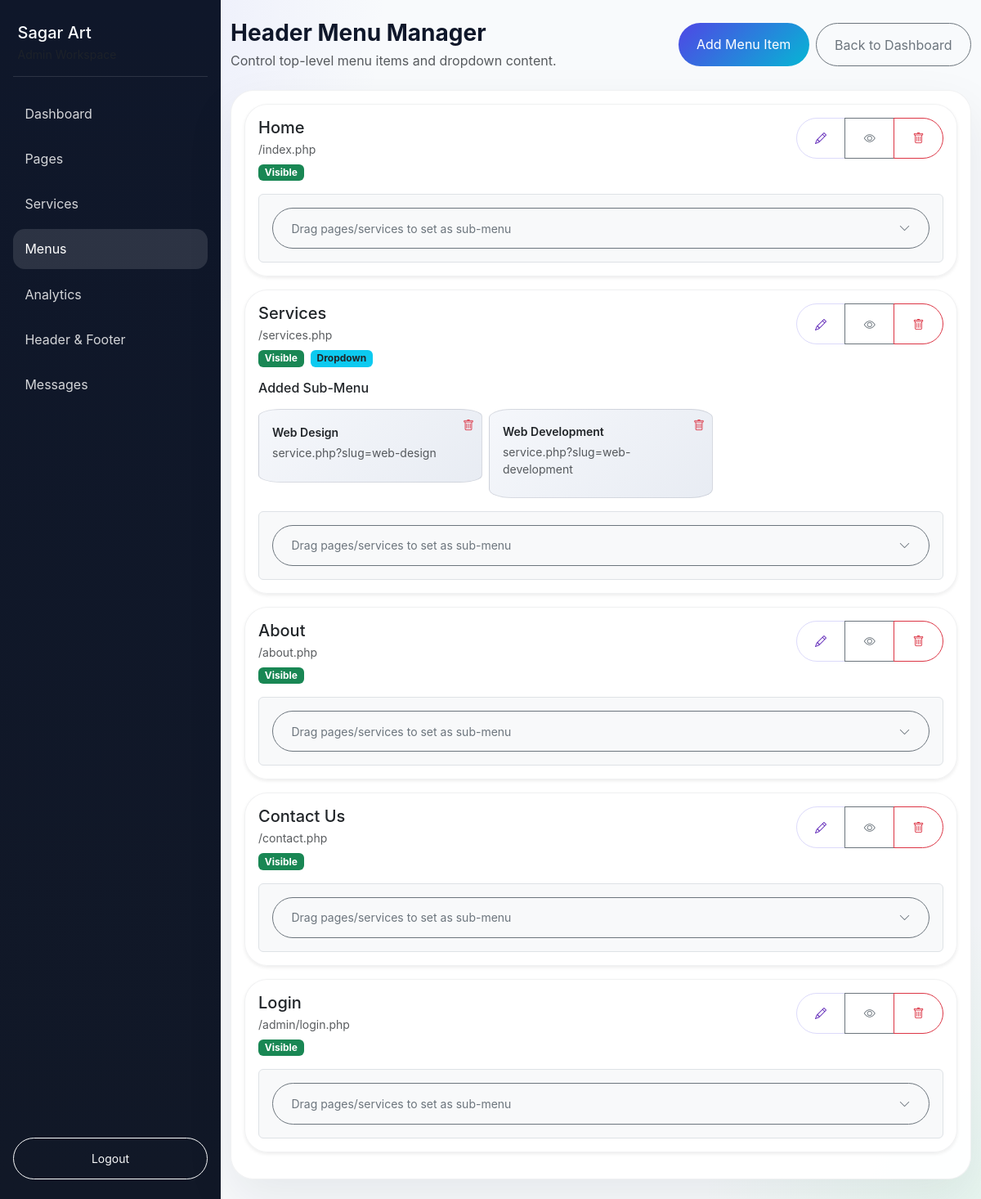
Screenshot of /admin/menu_form.php (signed in) with the database file from the repository.
### tables this page shows
CREATE TABLE `menu_items` (
  `id` int(11) NOT NULL,
  `label` varchar(255) NOT NULL,
  `link` varchar(255) NOT NULL,
  `menu_order` int(11) NOT NULL DEFAULT 0,
  `is_active` tinyint(1) NOT NULL DEFAULT 1,
  `has_dropdown` tinyint(1) NOT NULL DEFAULT 0
);

CREATE TABLE `menu_children` (
  `id` int(11) NOT NULL,
  `parent_id` int(11) NOT NULL,
  `label` varchar(255) NOT NULL,
  `link` varchar(255) NOT NULL,
  `menu_order` int(11) NOT NULL DEFAULT 0,
  `is_active` tinyint(1) NOT NULL DEFAULT 1
);

### admin/menu_form.php (the view, shortened to what this page needs)
<?php
require '../includes/config.php';
$menuId = isset($_GET['id']) ? (int)$_GET['id'] : 0;
$showForm = isset($_GET['new']) || $menuId > 0;
$showList = !$showForm;
$items = $conn->query('SELECT id, label, link, menu_order, is_active, has_dropdown FROM menu_items ORDER BY menu_order ASC, id ASC');
?>
<!DOCTYPE html>
<html lang="en">
<head>
  <link href="https://cdn.jsdelivr.net/npm/bootstrap@5.3.3/dist/css/bootstrap.min.css" rel="stylesheet">
  <link rel="stylesheet" href="../assets/css/style.css">
  <link rel="stylesheet" href="https://cdn.jsdelivr.net/npm/bootstrap-icons@1.10.5/font/bootstrap-icons.css">
</head>
<body class="admin-shell">
  <div class="admin-layout">
    <?php include 'includes/sidebar.php'; ?>
    <main class="admin-main">
      <div class="container-fluid py-4">
        <div class="d-flex justify-content-between align-items-center mb-4">
          <div>
            <h3 class="fw-bold mb-1">Header Menu Manager</h3>
            <p class="text-muted mb-0">Control top-level menu items and dropdown content.</p>
          </div>
          <div class="d-flex gap-2">
            <?php if (!$showForm): ?>
              <a href="menu_form.php?new=1" class="btn btn-primary">Add Menu Item</a>
            <?php endif; ?>
            <a href="dashboard.php" class="btn btn-outline-secondary">Back to Dashboard</a>
          </div>
        </div>
        <div class="row g-4">
          <?php if ($showList): ?>
          <div class="col-12">
            <div class="card admin-card">
              <div class="card-body">
                <?php if ($items && $items->num_rows > 0): ?>
                  <?php while ($row = $items->fetch_assoc()): ?>
                    <div class="card mb-3 shadow-sm">
                      <div class="card-body">
                        <div class="d-flex justify-content-between align-items-start gap-3">
                          <div>
                            <h5 class="card-title mb-1"><?php echo htmlspecialchars($row['label']); ?></h5>
                            <p class="small text-muted mb-2"><?php echo htmlspecialchars($row['link']); ?></p>
                            <div class="d-flex flex-wrap gap-2">
                              <?php echo !empty($row['is_active']) ? '<span class="badge bg-success">Visible</span>' : '<span class="badge bg-secondary">Hidden</span>'; ?>
                              <?php if (!empty($row['has_dropdown'])): ?><span class="badge bg-info text-dark">Dropdown</span><?php endif; ?>
                            </div>
                          </div>
                          <div class="btn-group btn-group-sm" role="group">
                            <a href="menu_form.php?id=<?php echo (int)$row['id']; ?>" class="btn btn-outline-primary" title="Edit"><i class="bi bi-pencil"></i></a>
                            <?php if (!empty($row['is_active'])): ?>
                              <a href="menu_form.php?toggle=<?php echo (int)$row['id']; ?>" class="btn btn-outline-secondary" title="Hide"><i class="bi bi-eye"></i></a>
                            <?php else: ?>
                              <a href="menu_form.php?toggle=<?php echo (int)$row['id']; ?>" class="btn btn-outline-secondary" title="Show"><i class="bi bi-eye-slash"></i></a>
                            <?php endif; ?>
                            <a href="menu_form.php?delete=<?php echo (int)$row['id']; ?>" class="btn btn-outline-danger" title="Delete" onclick="return confirm('Delete this menu item?');"><i class="bi bi-trash"></i></a>
                          </div>
                        </div>
                        <?php
                        $childRows = $conn->query('SELECT id, label, link FROM menu_children WHERE parent_id = ' . (int)$row['id'] . ' ORDER BY menu_order ASC, id ASC');
                        if ($childRows && $childRows->num_rows > 0):
                        ?>
                          <div class="mt-3">
                            <h6 class="mb-3">Added Sub-Menu</h6>
                            <div class="row g-2">
                              <?php
                              $childRows->data_seek(0);
                              while ($childRow = $childRows->fetch_assoc()):
                              ?>
                                <div class="col-md-4 col-sm-6">
                                  <div class="border rounded p-3 bg-light submenu-item-box position-relative">
                                    <div class="small fw-semibold mb-1"><?php echo htmlspecialchars($childRow['label']); ?></div>
                                    <div class="small text-muted text-break mb-2"><?php echo htmlspecialchars($childRow['link']); ?></div>
                                    <a href="menu_form.php?child_delete=<?php echo (int)$childRow['id']; ?>" class="btn btn-link btn-sm text-danger p-0 position-absolute top-0 end-0 m-2" onclick="return confirm('Remove this submenu item?');" title="Delete"><i class="bi bi-trash"></i></a>
                                  </div>
                                </div>
                              <?php endwhile; ?>
                            </div>
                          </div>
                        <?php endif; ?>
                        <div class="mt-3 border rounded p-3 bg-light submenu-dropzone-wrapper">
                          <button class="btn btn-sm btn-outline-secondary w-100 d-flex justify-content-between align-items-center" type="button" data-bs-toggle="collapse" data-bs-target="#submenuPanel<?php echo (int)$row['id']; ?>" aria-expanded="false">
                            <span>Drag pages/services to set as sub-menu</span>
                            <i class="bi bi-chevron-down"></i>
                          </button>
                        </div>
                      </div>
                    </div>
                  <?php endwhile; ?>
                <?php else: ?>
                  <div class="text-muted">No menu items found. Add a new top-level link to get started.</div>
                <?php endif; ?>
              </div>
            </div>
          </div>
          <?php endif; ?>
        </div>
    </main>
  </div>
</body>
</html>

### assets/css/style.css (style rules this page uses)
:root { --bg-base: #f9fbff; --bg-surface: rgba(255, 255, 255, 0.95); --text-base: #0f172a; --text-muted: #475569; --accent-strong: #5b21b6; --accent-soft: #3b82f6; --accent-fade: #a78bfa; --shadow-soft: 0 24px 60px rgba(15, 23, 42, 0.08); }
* { box-sizing: border-box; }
body { margin: 0; font-family: 'Inter', 'Segoe UI', Arial, sans-serif; background: radial-gradient(circle at top left, rgba(59, 130, 246, 0.12), transparent 28%), radial-gradient(circle at bottom right, rgba(139, 92, 246, 0.14), transparent 22%), var(--bg-base); color: var(--text-base); }
a { color: inherit; }
.card, .admin-card, .footer-card { border: 0; border-radius: 1.75rem; background: var(--bg-surface); box-shadow: var(--shadow-soft); }
.btn { border-radius: 999px; padding: 0.85rem 1.4rem; }
.btn-primary, .btn-primary:focus, .btn-primary:hover { background: linear-gradient(135deg, #4f46e5, #06b6d4); border: none; color: #fff; }
.btn-outline-primary { color: var(--accent-strong); border-color: rgba(79, 70, 229, 0.2); }
.btn-secondary, .btn-outline-secondary { border-radius: 999px; }
.admin-shell { background: radial-gradient(circle at top left, rgba(99, 102, 241, 0.14), transparent 25%), radial-gradient(circle at bottom right, rgba(34, 197, 94, 0.08), transparent 18%), #f8fafc; min-height: 100vh; }
.admin-layout { display: flex; min-height: 100vh; }
.admin-main { flex: 1; min-width: 0; }
.admin-shell .btn-outline-secondary, .admin-shell .btn-outline-primary, .admin-shell .btn-outline-info, .admin-shell .btn-outline-success, .admin-shell .btn-outline-danger { border-radius: 999px; }
.admin-shell .card { border: 1px solid rgba(15, 23, 42, 0.06); }
.submenu-item-box { min-height: 90px; border-radius: 10% !important; display: flex; flex-direction: column; justify-content: center; align-items: flex-start; word-break: break-word; overflow-wrap: break-word; transition: all 0.3s ease; border: 1px solid rgba(15, 23, 42, 0.12) !important; background: linear-gradient(135deg, #f5f7fb 0%, #e8ecf3 100%) !important; }

### rows the page displays
menu_items: label "Home", link "/index.php", is_active "Visible"
menu_items: label "Services", link "/services.php", is_active "Visible", has_dropdown "Dropdown"
menu_children: label "Web Design", link "service.php?slug=web-design"
menu_children: label "Web Development", link "service.php?slug=web-development"
menu_items: label "About", link "/about.php", is_active "Visible"
menu_items: label "Contact Us", link "/contact.php", is_active "Visible"
menu_items: label "Login", link "/admin/login.php", is_active "Visible"

### other values shown
$item['label'] "Dashboard"
$item['label'] "Pages"
$item['label'] "Services"
$item['label'] "Menus"
$item['label'] "Analytics"
$item['label'] "Header & Footer"
$item['label'] "Messages"
